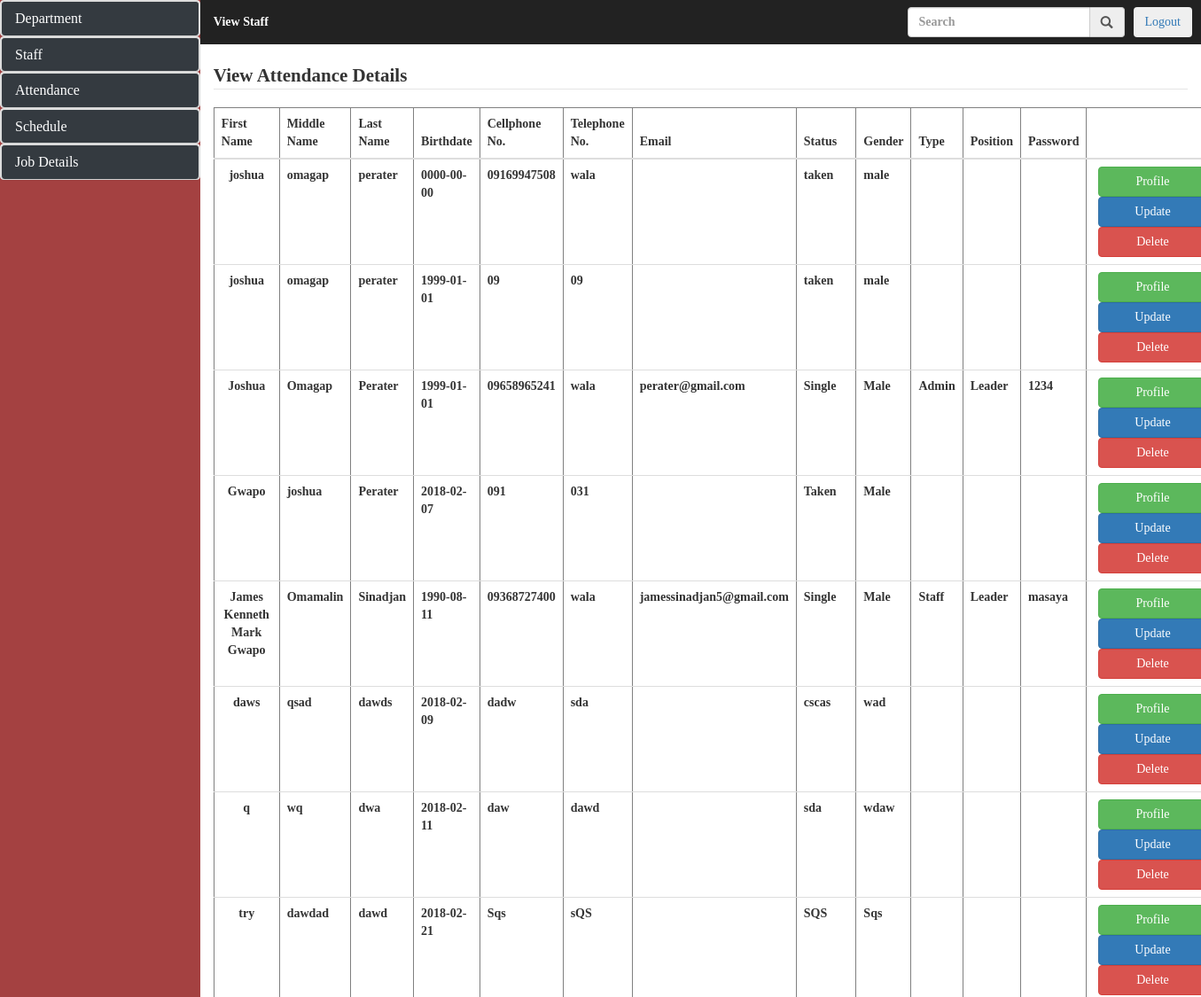
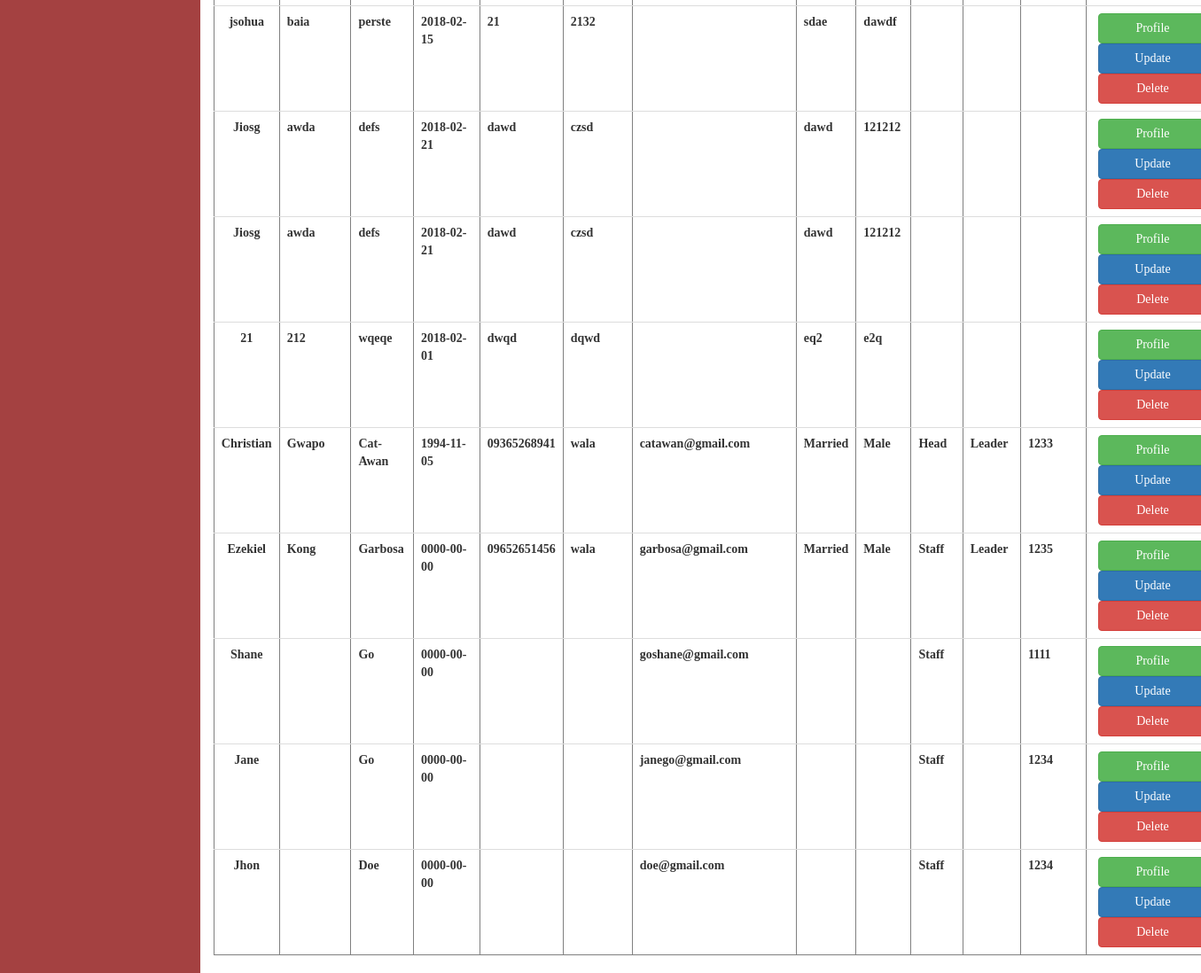
Page /admin/view_staff.php (signed in) on the committed database (2 pictures, top to bottom).
### tables this page shows
CREATE TABLE `staff` (
  `staff_id` bigint(20) NOT NULL,
  `fname` varchar(50) NOT NULL,
  `mname` varchar(50) DEFAULT NULL,
  `lname` varchar(50) NOT NULL,
  `birthdate` date NOT NULL,
  `cellnum` varchar(50) NOT NULL,
  `telnum` varchar(50) DEFAULT NULL,
  `email` varchar(50) NOT NULL,
  `status` varchar(50) NOT NULL,
  `gender` varchar(50) NOT NULL,
  `type` varchar(50) NOT NULL,
  `position` varchar(50) NOT NULL,
  `password` varchar(50) NOT NULL
);

### admin/view_staff.php (the view, shortened to what this page needs)
<!DOCTYPE html>
<html lang="en">
<head>
	  <link rel="stylesheet" href="bootstrap/css/bootstrap.css">
	 <link rel="stylesheet" href="css/styletry.css">
</head>
<body>
	<div class="col-sm-2 sidebar">
		<div class="panel-group">
								<div class="panel panel-default">
									<div class="panel panel-heading">
										<h4 class="panel-title"><a href="#collapse1" data-toggle="collapse">Department</a></h4>
									</div>
								</div>
							</div>
							<div class="panel-group">
								<div class="panel panel-default">
									<div class="panel panel-heading">
										<h4 class="panel-title"><a href="#collapse2" data-toggle="collapse">Staff</a></h4>
									</div>
								</div>
							</div>
							<div class="panel-group">
								<div class="panel panel-default">
									<div class="panel panel-heading">
										<h4 class="panel-title"><a href="#collapse3" data-toggle="collapse">Attendance</a></h4>
									</div>
								</div>
							</div>
							<div class="panel-group">
								<div class="panel panel-default">
									<div class="panel panel-heading">
										<h4 class="panel-title"><a href="#collapse4" data-toggle="collapse">Schedule</a></h4>
									</div>
								</div>
							</div>
							<div class="panel-group">
								<div class="panel panel-default">
									<div class="panel panel-heading">
										<h4 class="panel-title"><a href="#collapse5" data-toggle="collapse">Job Details</a></h4>
									</div>
								</div>
							</div>
	</div>
	<div class="col-sm-10 content">
		<div class="col-sm-12" style="padding: 0;">
			 <nav class="navbar navbar-inverse">
			 	 <div class="container-fluid" style="padding-left: 0;">
			 	 	<ul class="nav navbar-nav">
			 	 		 <li><a href="#" style="color: white;">View Staff</a></li>
			 	 	</ul>
			 	 	<div class="nav navbar-right nav-btn"><button class="btn"><a href="../user/index.php?logout='1'" style="text-decoration-style: none;">Logout</a></button></div>
			 	 	<ul class="nav navbar-right nav-btn">
				 	 	<div class="input-group">
							 <div class="input-group">
								  <input type="text" class="form-control" placeholder="Search" aria-describedby="basic-addon1">
								  <span class="input-group-addon" id="basic-addon1"><i class="glyphicon glyphicon-search"></i></span>
							</div>
						</div>
					</ul>
			 	 </div>
			 </nav>
		</div>
		<div class="col-sm-12 haha"><legend> View Attendance Details</legend></div>
			 		<div class="col-sm-12">
			 			<?php
	  include_once("connection.php");
	  $sql = "SELECT * FROM staff";
	  $result = mysqli_query($connect,$sql);
	  if(mysqli_num_rows($result) > 0){
		  echo "<table class='table' border='1'>";
		  echo "<thead>
					<tr>
						<th>First Name</th>
						<th>Middle Name</th>
						<th>Last Name</th>
						<th>Birthdate</th>
						<th>Cellphone No.</th>
						<th>Telephone No.</th>
						<th>Email</th>
						<th>Status</th>
						<th>Gender</th>
						<th>Type</th>
						<th>Position</th>
						<th>Password</th>
						<th></th>
					</tr>
				</thead>";
		  echo "<tbody>";
	     while($row = mysqli_fetch_assoc($result)){
		       echo "<tr><td style='text-align:center;'>".
					 $row['fname'].
					"</td><td>".
					$row['mname'].
					"</td><td>".
					$row['lname'].
					"</td><td>".
					$row['birthdate'].
					"</td><td>".
					$row['cellnum'].
					"</td><td>".
					 $row['telnum'].
					"</td><td>".
					 $row['email'].
					"</td><td>".
					$row['status'].
					"</td><td>".
					$row['gender'].
					"</td><td>".
					$row['type'].
					"</td><td>".
					$row['position'].
					"</td><td>".
					$row['password'].
					 "</td>
					 <td>
						<a href='../user/about_me.php?id=".$row['staff_id']."'>
					      <button class='btn btn-success'>Profile</button>
						</a>
					    <a href='Update_staff.php?id=".$row['staff_id']."'>
					      <button class='btn btn-primary'>Update</button>
						</a>
						<a href='action/staff_delete.php?id=".$row['staff_id']."'>
						  <button class='btn btn-danger'>Delete</button>
						</a>
					 </td>
					 </tr>";
		 }
		 echo "</tbody>";
	  }
	?>
					  	</div>
	</div>
</body>
</html>

### admin/css/styletry.css (style rules this page uses)
* { margin: 0; }
.sidebar { background-color: #a44141; padding: 0; height: 100%; }
.content { height: 100%; padding: 0; }
li a { display: block; color: #000; text-decoration: none; }
html,body { width: 100%; height:100%; font-family: masaya !important; font-weight: bold; }
.navbar { border-radius: 0; border: none; }
.nav-btn { padding-top: 8px;padding-right: 10px; }
td:last-child { width: 285px; }
td>a>button { width:122px; float: left; margin-left: 5px; }
.panel-group { margin-bottom: 0; }
a { text-decoration: none; }
.panel-default > .panel-heading { background-color: #343a40; color:white; }
.panel { border-radius: 1px; }

### rows in the picture
staff: fname "joshua", mname "omagap", lname "perater", birthdate "0000-00-00", cellnum "09169947508", telnum "wala", status "taken", gender "male"
staff: fname "joshua", mname "omagap", lname "perater", birthdate "1999-01-01", cellnum "09", telnum "09", status "taken", gender "male"
staff: fname "Joshua", mname "Omagap", lname "Perater", birthdate "1999-01-01", cellnum "09658965241", telnum "wala", email "perater@gmail.com", status "Single", gender "Male", type "Admin", position "Leader", password "1234"
staff: fname "Gwapo", mname "joshua", lname "Perater", birthdate "2018-02-07", cellnum "091", telnum "031", status "Taken", gender "Male"
staff: fname "James Kenneth Mark Gwapo", mname "Omamalin", lname "Sinadjan", birthdate "1990-08-11", cellnum "09368727400", telnum "wala", email "jamessinadjan5@gmail.com", status "Single", gender "Male", type "Staff", position "Leader", password "masaya"
staff: fname "daws", mname "qsad", lname "dawds", birthdate "2018-02-09", cellnum "dadw", telnum "sda", status "cscas", gender "wad"
staff: fname "q", mname "wq", lname "dwa", birthdate "2018-02-11", cellnum "daw", telnum "dawd", status "sda", gender "wdaw"
staff: fname "try", mname "dawdad", lname "dawd", birthdate "2018-02-21", cellnum "Sqs", telnum "sQS", status "SQS", gender "Sqs"
staff: fname "jsohua", mname "baia", lname "perste", birthdate "2018-02-15", cellnum "21", telnum "2132", status "sdae", gender "dawdf"
staff: fname "Jiosg", mname "awda", lname "defs", birthdate "2018-02-21", cellnum "dawd", telnum "czsd", status "dawd", gender "121212"
staff: fname "Jiosg", mname "awda", lname "defs", birthdate "2018-02-21", cellnum "dawd", telnum "czsd", status "dawd", gender "121212"
staff: fname "21", mname "212", lname "wqeqe", birthdate "2018-02-01", cellnum "dwqd", telnum "dqwd", status "eq2", gender "e2q"
staff: fname "Christian", mname "Gwapo", lname "Cat-Awan", birthdate "1994-11-05", cellnum "09365268941", telnum "wala", email "catawan@gmail.com", status "Married", gender "Male", type "Head", position "Leader", password "1233"
staff: fname "Ezekiel", mname "Kong", lname "Garbosa", birthdate "0000-00-00", cellnum "09652651456", telnum "wala", email "garbosa@gmail.com", status "Married", gender "Male", type "Staff", position "Leader", password "1235"
staff: fname "Shane", lname "Go", birthdate "0000-00-00", email "goshane@gmail.com", type "Staff", password "1111"
staff: fname "Jane", lname "Go", birthdate "0000-00-00", email "janego@gmail.com", type "Staff", password "1234"
staff: fname "Jhon", lname "Doe", birthdate "0000-00-00", email "doe@gmail.com", type "Staff", password "1234"
